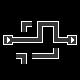

A 2D game scene composited from a Tiled map and its tileset images. What follows is a short description and the map's XML, with every tile layer's data as written:
An orthogonal 5x5 tile map with 16x16 px tiles, 1 tile layer (Tile Layer 1).

<map version="1.10" tiledversion="1.11.2" orientation="orthogonal" renderorder="right-down" width="5" height="5" tilewidth="16" tileheight="16" infinite="0" nextlayerid="2" nextobjectid="1">
 <tileset firstgid="1" source="pipes.tsx" />
 <layer id="1" name="Tile Layer 1" width="5" height="5">
  <data encoding="csv">
0,0,0,0,0,
0,2,2,2684354562,0,
17,1,3221225474,1610612738,3221225505,
0,2684354562,1,3221225474,0,
0,0,0,0,0
</data>
 </layer>
</map>
